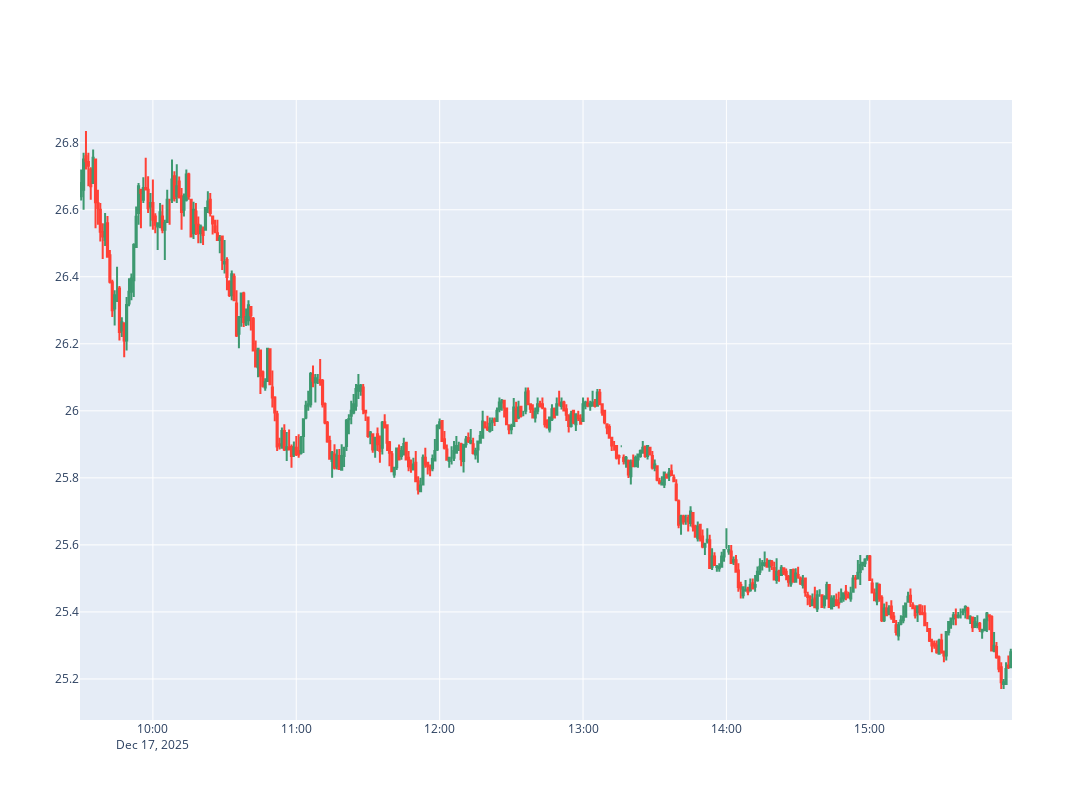

Source (notebook cell):
### Code cell
fig = go.Figure(data=[go.Candlestick(
    x=sofi_df.index,
    open=sofi_df['Open'],
    high=sofi_df['High'],
    low=sofi_df['Low'],
    close=sofi_df['Close']
)])

"""
# Volume bars (scaled to fit price chart)
fig.add_trace(go.Bar(
    x=sofi_df.index,
    y=sofi_df['Volume'] / 1e6,  # Scale to millions
    name="Volume (M)",
    yaxis="y2",
    marker_color='rgba(100, 149, 237, 0.5)',
    opacity=1
))
"""
fig.update_layout(
    #yaxis=dict(title="Price"),
    #yaxis2=dict(title="Volume (M)", overlaying="y", side="right"),
    xaxis_rangeslider_visible=False,
    width=1200,
    height=800
)

fig.update_xaxes(rangebreaks=[dict(bounds=["sat", "mon"]), dict(bounds=[16, 9.5], pattern="hour")])
fig.show()

### Figure 1 — Plotly figure (JSON) as saved in the notebook; plotly's stock layout.template omitted (floating-point values rounded to 4 significant figures; data arrays with more than 128 entries replaced by an {"elided": "..."} marker saying what was removed)
{"data": [{"close": {"elided": "390 float values"}, "high": {"elided": "390 float values"}, "low": {"elided": "390 float values"}, "open": {"elided": "390 float values"}, "type": "candlestick", "x": {"elided": "390 str values"}}], "layout": {"height": 800, "width": 1200, "xaxis": {"rangebreaks": [{"bounds": ["sat", "mon"]}, {"bounds": [16, 9.5], "pattern": "hour"}], "rangeslider": {"visible": false}}}}
